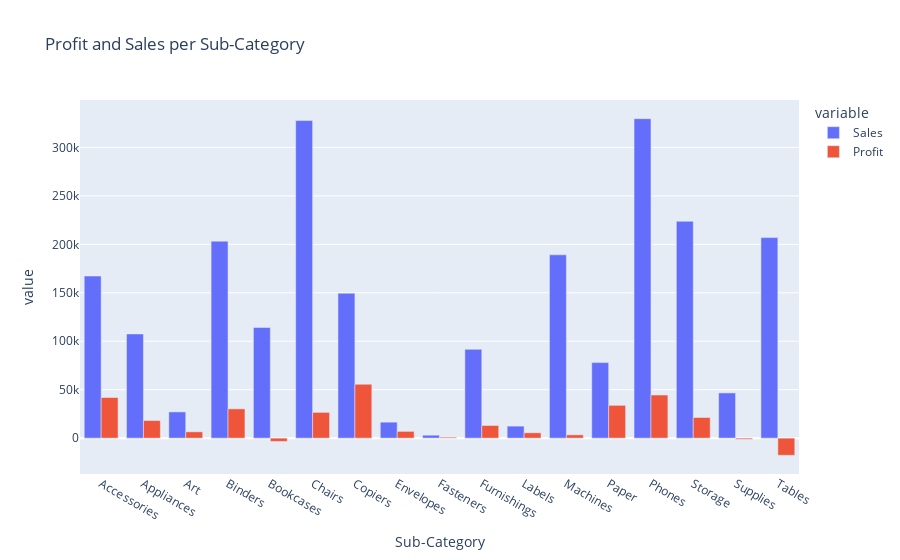

Write notebook code for a chart like this one.
### Markdown cell above
Bar plot Sub-Category sales and profit

### Code cell
grouped_df=df.groupby(by='Sub-Category')['Sales','Profit'].sum()
px.bar(grouped_df,barmode='group',title='Profit and Sales per Sub-Category')

### Figure 1 — Plotly figure (JSON) as saved in the notebook; plotly's stock layout.template omitted (floating-point values rounded to 4 significant figures)
{"data": [{"alignmentgroup": "True", "hovertemplate": "variable=Sales<br>Sub-Category=%{x}<br>value=%{y}<extra></extra>", "legendgroup": "Sales", "marker": {"color": "#636efa", "pattern": {"shape": ""}}, "name": "Sales", "offsetgroup": "Sales", "orientation": "v", "showlegend": true, "textposition": "auto", "type": "bar", "x": ["Accessories", "Appliances", "Art", "Binders", "Bookcases", "Chairs", "Copiers", "Envelopes", "Fasteners", "Furnishings", "Labels", "Machines", "Paper", "Phones", "Storage", "Supplies", "Tables"], "xaxis": "x", "y": [167300.0, 107500.0, 27070.0, 203300.0, 114200.0, 327800.0, 149500.0, 16480.0, 3024.0, 91660.0, 12390.0, 189200.0, 77960.0, 329700.0, 223800.0, 46670.0, 207000.0], "yaxis": "y"}, {"alignmentgroup": "True", "hovertemplate": "variable=Profit<br>Sub-Category=%{x}<br>value=%{y}<extra></extra>", "legendgroup": "Profit", "marker": {"color": "#EF553B", "pattern": {"shape": ""}}, "name": "Profit", "offsetgroup": "Profit", "orientation": "v", "showlegend": true, "textposition": "auto", "type": "bar", "x": ["Accessories", "Appliances", "Art", "Binders", "Bookcases", "Chairs", "Copiers", "Envelopes", "Fasteners", "Furnishings", "Labels", "Machines", "Paper", "Phones", "Storage", "Supplies", "Tables"], "xaxis": "x", "y": [41920.0, 18140.0, 6512.0, 30210.0, -3399.0, 26570.0, 55620.0, 6964.0, 949.5, 13040.0, 5499.0, 3385.0, 33830.0, 44490.0, 21290.0, -1189.0, -17730.0], "yaxis": "y"}], "layout": {"barmode": "group", "legend": {"title": {"text": "variable"}, "tracegroupgap": 0}, "title": {"text": "Profit and Sales per Sub-Category"}, "xaxis": {"anchor": "y", "domain": [0, 1], "title": {"text": "Sub-Category"}}, "yaxis": {"anchor": "x", "domain": [0, 1], "title": {"text": "value"}}}}
